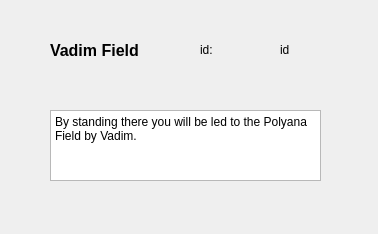
<?xml version="1.0" encoding="UTF-8"?>
<ui version="4.0">
 <class>VadimWindow</class>
 <widget class="QDialog" name="VadimWindow">
  <property name="geometry">
   <rect>
    <x>0</x>
    <y>0</y>
    <width>378</width>
    <height>234</height>
   </rect>
  </property>
  <property name="windowTitle">
   <string>Dialog</string>
  </property>
  <widget class="QLabel" name="name">
   <property name="geometry">
    <rect>
     <x>50</x>
     <y>40</y>
     <width>121</width>
     <height>21</height>
    </rect>
   </property>
   <property name="font">
    <font>
     <pointsize>12</pointsize>
     <bold>true</bold>
    </font>
   </property>
   <property name="text">
    <string>Vadim Field</string>
   </property>
  </widget>
  <widget class="QLabel" name="id_d">
   <property name="geometry">
    <rect>
     <x>200</x>
     <y>40</y>
     <width>63</width>
     <height>20</height>
    </rect>
   </property>
   <property name="text">
    <string>id:</string>
   </property>
  </widget>
  <widget class="QLabel" name="id">
   <property name="geometry">
    <rect>
     <x>280</x>
     <y>40</y>
     <width>63</width>
     <height>20</height>
    </rect>
   </property>
   <property name="text">
    <string>id</string>
   </property>
  </widget>
  <widget class="QTextEdit" name="info">
   <property name="geometry">
    <rect>
     <x>50</x>
     <y>110</y>
     <width>271</width>
     <height>71</height>
    </rect>
   </property>
   <property name="html">
    <string>&lt;!DOCTYPE HTML PUBLIC &quot;-//W3C//DTD HTML 4.0//EN&quot; &quot;http://www.w3.org/TR/REC-html40/strict.dtd&quot;&gt;
&lt;html&gt;&lt;head&gt;&lt;meta name=&quot;qrichtext&quot; content=&quot;1&quot; /&gt;&lt;meta charset=&quot;utf-8&quot; /&gt;&lt;style type=&quot;text/css&quot;&gt;
p, li { white-space: pre-wrap; }
&lt;/style&gt;&lt;/head&gt;&lt;body style=&quot; font-family:'Segoe UI'; font-size:9pt; font-weight:400; font-style:normal;&quot;&gt;
&lt;p style=&quot; margin-top:0px; margin-bottom:0px; margin-left:0px; margin-right:0px; -qt-block-indent:0; text-indent:0px;&quot;&gt;By standing there you will be led to the Polyana Field by Vadim.&lt;/p&gt;&lt;/body&gt;&lt;/html&gt;</string>
   </property>
  </widget>
 </widget>
 <resources/>
 <connections/>
</ui>
